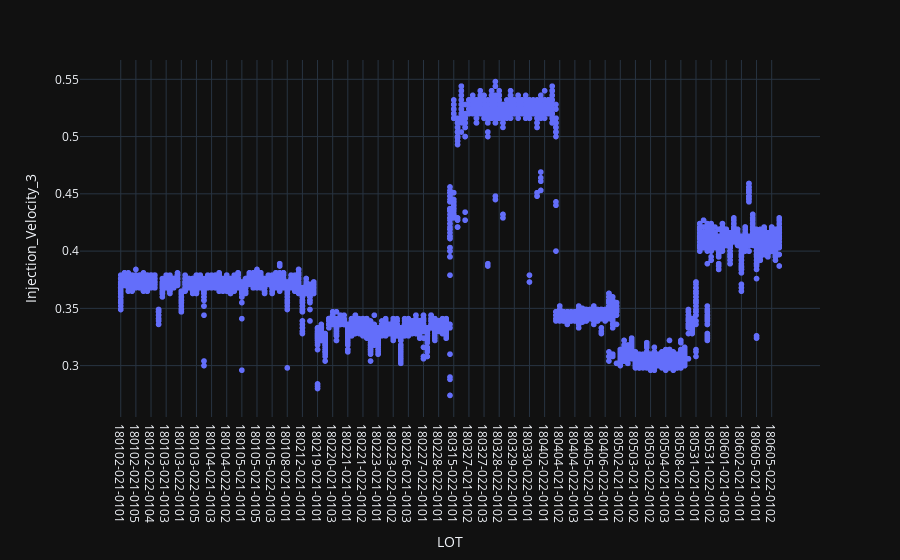

Source (notebook cell):
### Markdown cell above
### LOT 별로 각 공정조건의 분포가 어떤지 확인해보고 싶다.
##### -> lot 번호의 제품에서, 각 공정조건의 분포가 거의 동일한지를 확인

### Code cell
import plotly.express as px

fig = px.scatter(df, x = 'LOT', y = 'Injection_Velocity_3')

fig.show()

### Figure 1 — Plotly figure (JSON) as saved in the notebook; plotly's stock layout.template omitted (floating-point values rounded to 4 significant figures; data arrays with more than 128 entries replaced by an {"elided": "..."} marker saying what was removed)
{"data": [{"hovertemplate": "LOT=%{x}<br>Injection_Velocity_3=%{y}<extra></extra>", "legendgroup": "", "marker": {"color": "#636efa", "symbol": "circle"}, "mode": "markers", "name": "", "showlegend": false, "type": "scattergl", "x": {"elided": "8631 str values"}, "xaxis": "x", "y": {"elided": "8631 float values"}, "yaxis": "y"}], "layout": {"legend": {"tracegroupgap": 0}, "margin": {"t": 60}, "xaxis": {"anchor": "y", "domain": [0, 1], "title": {"text": "LOT"}}, "yaxis": {"anchor": "x", "domain": [0, 1], "title": {"text": "Injection_Velocity_3"}}}}
